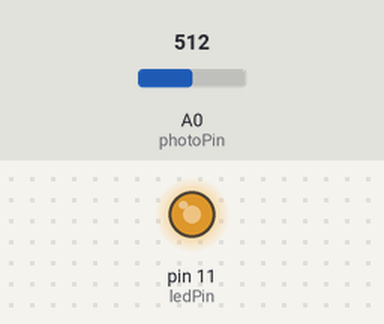
Simulated run of this sketch. Board: Arduino Uno, built with avr-gcc and run on an emulated ATmega328P. On the bench: output pins drawn as LEDs (lit = HIGH). The test bench sets the inputs (shaded band); at power-on: A0 (photoPin) = 512.

Above: at 1.2 s.
1.3 s: A0 (photoPin) set to 716
At 1.7 s:
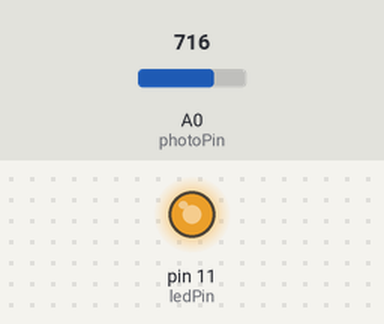
2.8 s: A0 (photoPin) set to 122
At 4.0 s:
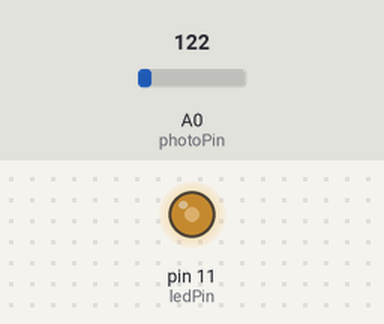
4.3 s: A0 (photoPin) set to 511
At 5.2 s:
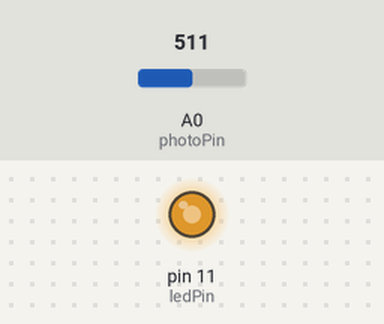
Timing chart, 0 to 7.3 s (numbered marks = the images above; inputs shaded):
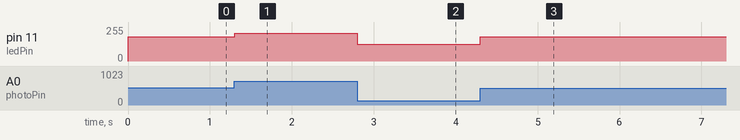

Measured:
- after the input at 1.3 s, pin 11 (ledPin): 181/255 → 210/255 at once
- after the input at 2.8 s, pin 11 (ledPin): 210/255 → 125/255 at once
- after the input at 4.3 s, pin 11 (ledPin): 125/255 → 181/255 at once

The sketch:

PhotoLED.ino
```cpp
const int ledPin = 11;
const int photoPin = A0;

void setup() {
  //sets up used components
  Serial.begin(9600);
  pinMode(ledPin, OUTPUT);
}

void loop() {
  analogWrite(ledPin, map(analogRead(photoPin), 0, 1023, 108, 255)); //Maps photoreceptor data to 8-byte, then sends to LED.

}
```
